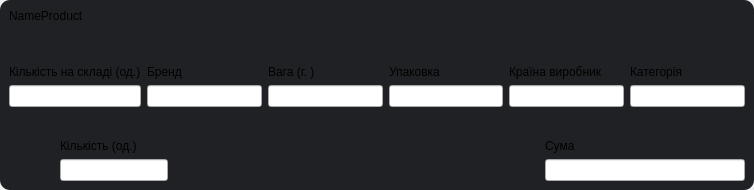
<?xml version="1.0" encoding="UTF-8"?>
<ui version="4.0">
 <class>ElementBuyProduct</class>
 <widget class="QWidget" name="ElementBuyProduct">
  <property name="geometry">
   <rect>
    <x>0</x>
    <y>0</y>
    <width>754</width>
    <height>190</height>
   </rect>
  </property>
  <property name="minimumSize">
   <size>
    <width>0</width>
    <height>190</height>
   </size>
  </property>
  <property name="maximumSize">
   <size>
    <width>16777215</width>
    <height>190</height>
   </size>
  </property>
  <property name="windowTitle">
   <string>Form</string>
  </property>
  <property name="styleSheet">
   <string notr="true">QWidget#mainWidget{
	background-color: #202124;
	border-radius: 10px
}

QPushButton{
	min-height: 24px;
}

QPushButton#buttonCountAdd{
	border-radius: 22px;
}

QPushButton#buttonCountDec{
	border-radius: 22px;
}


QPushButton#buttonDelete{
	border-radius: 12px;
	background-color: transparent;
}

QPushButton#buttonDelete::hover{
	background-color: red;
}</string>
  </property>
  <layout class="QVBoxLayout" name="verticalLayout_9">
   <property name="spacing">
    <number>0</number>
   </property>
   <property name="leftMargin">
    <number>0</number>
   </property>
   <property name="topMargin">
    <number>0</number>
   </property>
   <property name="rightMargin">
    <number>0</number>
   </property>
   <property name="bottomMargin">
    <number>0</number>
   </property>
   <item>
    <widget class="QWidget" name="mainWidget" native="true">
     <layout class="QVBoxLayout" name="verticalLayout_10">
      <item>
       <layout class="QHBoxLayout" name="horizontalLayout">
        <item>
         <widget class="QLabel" name="labelNameProduct">
          <property name="sizePolicy">
           <sizepolicy hsizetype="Fixed" vsizetype="Preferred">
            <horstretch>0</horstretch>
            <verstretch>0</verstretch>
           </sizepolicy>
          </property>
          <property name="text">
           <string>NameProduct</string>
          </property>
          <property name="alignment">
           <set>Qt::AlignLeading|Qt::AlignLeft|Qt::AlignTop</set>
          </property>
         </widget>
        </item>
        <item>
         <layout class="QGridLayout" name="gridLayout">
          <item row="0" column="0">
           <spacer name="horizontalSpacer">
            <property name="orientation">
             <enum>Qt::Horizontal</enum>
            </property>
            <property name="sizeHint" stdset="0">
             <size>
              <width>40</width>
              <height>20</height>
             </size>
            </property>
           </spacer>
          </item>
          <item row="0" column="1">
           <widget class="QPushButton" name="buttonDelete">
            <property name="sizePolicy">
             <sizepolicy hsizetype="Maximum" vsizetype="Maximum">
              <horstretch>0</horstretch>
              <verstretch>0</verstretch>
             </sizepolicy>
            </property>
            <property name="minimumSize">
             <size>
              <width>24</width>
              <height>24</height>
             </size>
            </property>
            <property name="maximumSize">
             <size>
              <width>24</width>
              <height>24</height>
             </size>
            </property>
            <property name="text">
             <string/>
            </property>
            <property name="icon">
             <iconset resource="../../../resources/images.qrc">
              <normaloff>:/WhiteIcon/images/icon-clear.png</normaloff>:/WhiteIcon/images/icon-clear.png</iconset>
            </property>
            <property name="iconSize">
             <size>
              <width>10</width>
              <height>10</height>
             </size>
            </property>
           </widget>
          </item>
          <item row="1" column="1">
           <spacer name="verticalSpacer">
            <property name="orientation">
             <enum>Qt::Vertical</enum>
            </property>
            <property name="sizeType">
             <enum>QSizePolicy::Expanding</enum>
            </property>
            <property name="sizeHint" stdset="0">
             <size>
              <width>20</width>
              <height>40</height>
             </size>
            </property>
           </spacer>
          </item>
         </layout>
        </item>
       </layout>
      </item>
      <item>
       <layout class="QHBoxLayout" name="horizontalLayout_2">
        <item>
         <layout class="QVBoxLayout" name="verticalLayout">
          <item>
           <widget class="QLabel" name="labelProductCount">
            <property name="text">
             <string>Кількість на складі (од.)</string>
            </property>
           </widget>
          </item>
          <item>
           <widget class="QLineEdit" name="productCount">
            <property name="readOnly">
             <bool>true</bool>
            </property>
           </widget>
          </item>
         </layout>
        </item>
        <item>
         <layout class="QVBoxLayout" name="verticalLayout_2">
          <item>
           <widget class="QLabel" name="label_3">
            <property name="text">
             <string>Бренд</string>
            </property>
           </widget>
          </item>
          <item>
           <widget class="QLineEdit" name="productBrand">
            <property name="readOnly">
             <bool>true</bool>
            </property>
           </widget>
          </item>
         </layout>
        </item>
        <item>
         <layout class="QVBoxLayout" name="verticalLayout_3">
          <item>
           <widget class="QLabel" name="label_4">
            <property name="text">
             <string>Вага (г. )</string>
            </property>
           </widget>
          </item>
          <item>
           <widget class="QLineEdit" name="productWeight">
            <property name="readOnly">
             <bool>true</bool>
            </property>
           </widget>
          </item>
         </layout>
        </item>
        <item>
         <layout class="QVBoxLayout" name="verticalLayout_4">
          <item>
           <widget class="QLabel" name="label_5">
            <property name="text">
             <string>Упаковка</string>
            </property>
           </widget>
          </item>
          <item>
           <widget class="QLineEdit" name="productPackage">
            <property name="readOnly">
             <bool>true</bool>
            </property>
           </widget>
          </item>
         </layout>
        </item>
        <item>
         <layout class="QVBoxLayout" name="verticalLayout_5">
          <item>
           <widget class="QLabel" name="label_6">
            <property name="text">
             <string>Країна виробник</string>
            </property>
           </widget>
          </item>
          <item>
           <widget class="QLineEdit" name="productCountry">
            <property name="readOnly">
             <bool>true</bool>
            </property>
           </widget>
          </item>
         </layout>
        </item>
        <item>
         <layout class="QVBoxLayout" name="verticalLayout_6">
          <item>
           <widget class="QLabel" name="label_7">
            <property name="text">
             <string>Категорія</string>
            </property>
           </widget>
          </item>
          <item>
           <widget class="QLineEdit" name="categoryName">
            <property name="readOnly">
             <bool>true</bool>
            </property>
           </widget>
          </item>
         </layout>
        </item>
       </layout>
      </item>
      <item>
       <spacer name="verticalSpacer_2">
        <property name="orientation">
         <enum>Qt::Vertical</enum>
        </property>
        <property name="sizeHint" stdset="0">
         <size>
          <width>20</width>
          <height>40</height>
         </size>
        </property>
       </spacer>
      </item>
      <item>
       <layout class="QHBoxLayout" name="horizontalLayout_3">
        <item>
         <widget class="QPushButton" name="buttonCountDec">
          <property name="sizePolicy">
           <sizepolicy hsizetype="Fixed" vsizetype="Fixed">
            <horstretch>0</horstretch>
            <verstretch>0</verstretch>
           </sizepolicy>
          </property>
          <property name="minimumSize">
           <size>
            <width>45</width>
            <height>24</height>
           </size>
          </property>
          <property name="maximumSize">
           <size>
            <width>45</width>
            <height>45</height>
           </size>
          </property>
          <property name="text">
           <string/>
          </property>
          <property name="icon">
           <iconset resource="../../../resources/images.qrc">
            <normaloff>:/WhiteIcon/images/minus.png</normaloff>:/WhiteIcon/images/minus.png</iconset>
          </property>
          <property name="iconSize">
           <size>
            <width>32</width>
            <height>32</height>
           </size>
          </property>
         </widget>
        </item>
        <item>
         <layout class="QVBoxLayout" name="verticalLayout_8">
          <item>
           <widget class="QLabel" name="label_9">
            <property name="sizePolicy">
             <sizepolicy hsizetype="Preferred" vsizetype="Preferred">
              <horstretch>0</horstretch>
              <verstretch>0</verstretch>
             </sizepolicy>
            </property>
            <property name="text">
             <string>Кількість (од.)</string>
            </property>
           </widget>
          </item>
          <item>
           <widget class="QLineEdit" name="inputProductCount">
            <property name="sizePolicy">
             <sizepolicy hsizetype="Preferred" vsizetype="Preferred">
              <horstretch>0</horstretch>
              <verstretch>0</verstretch>
             </sizepolicy>
            </property>
           </widget>
          </item>
         </layout>
        </item>
        <item>
         <widget class="QPushButton" name="buttonCountAdd">
          <property name="sizePolicy">
           <sizepolicy hsizetype="Fixed" vsizetype="Fixed">
            <horstretch>0</horstretch>
            <verstretch>0</verstretch>
           </sizepolicy>
          </property>
          <property name="minimumSize">
           <size>
            <width>45</width>
            <height>24</height>
           </size>
          </property>
          <property name="maximumSize">
           <size>
            <width>45</width>
            <height>45</height>
           </size>
          </property>
          <property name="text">
           <string/>
          </property>
          <property name="icon">
           <iconset resource="../../../resources/images.qrc">
            <normaloff>:/WhiteIcon/images/plus_new.png</normaloff>:/WhiteIcon/images/plus_new.png</iconset>
          </property>
          <property name="iconSize">
           <size>
            <width>32</width>
            <height>32</height>
           </size>
          </property>
         </widget>
        </item>
        <item>
         <spacer name="horizontalSpacer_2">
          <property name="orientation">
           <enum>Qt::Horizontal</enum>
          </property>
          <property name="sizeHint" stdset="0">
           <size>
            <width>40</width>
            <height>20</height>
           </size>
          </property>
         </spacer>
        </item>
        <item>
         <layout class="QVBoxLayout" name="verticalLayout_7">
          <property name="spacing">
           <number>6</number>
          </property>
          <item>
           <widget class="QLabel" name="label_8">
            <property name="text">
             <string>Сума</string>
            </property>
           </widget>
          </item>
          <item>
           <widget class="QLineEdit" name="sumPrice">
            <property name="sizePolicy">
             <sizepolicy hsizetype="Preferred" vsizetype="Fixed">
              <horstretch>0</horstretch>
              <verstretch>0</verstretch>
             </sizepolicy>
            </property>
            <property name="minimumSize">
             <size>
              <width>200</width>
              <height>0</height>
             </size>
            </property>
            <property name="readOnly">
             <bool>true</bool>
            </property>
           </widget>
          </item>
         </layout>
        </item>
       </layout>
      </item>
     </layout>
    </widget>
   </item>
  </layout>
 </widget>
 <resources>
  <include location="../../../resources/images.qrc"/>
 </resources>
 <connections/>
</ui>
